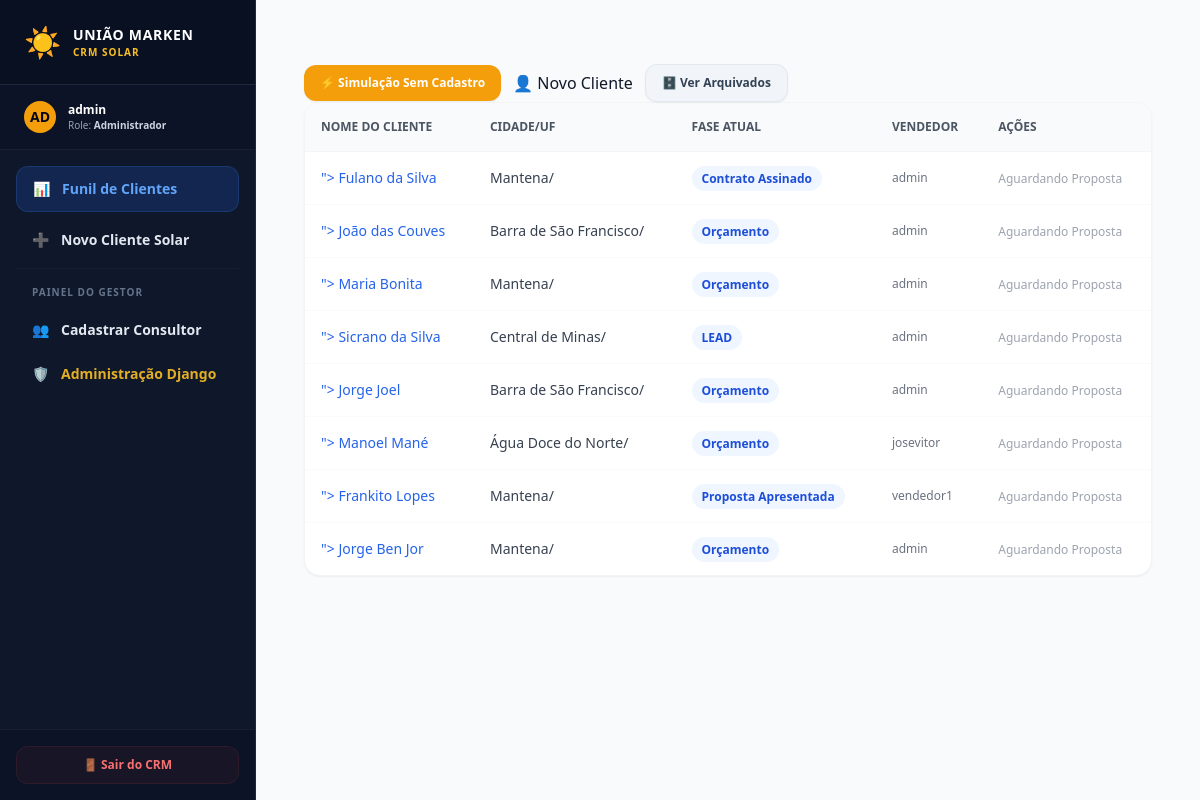
Before: /crm/clientes/ (signed in) with the older database file.
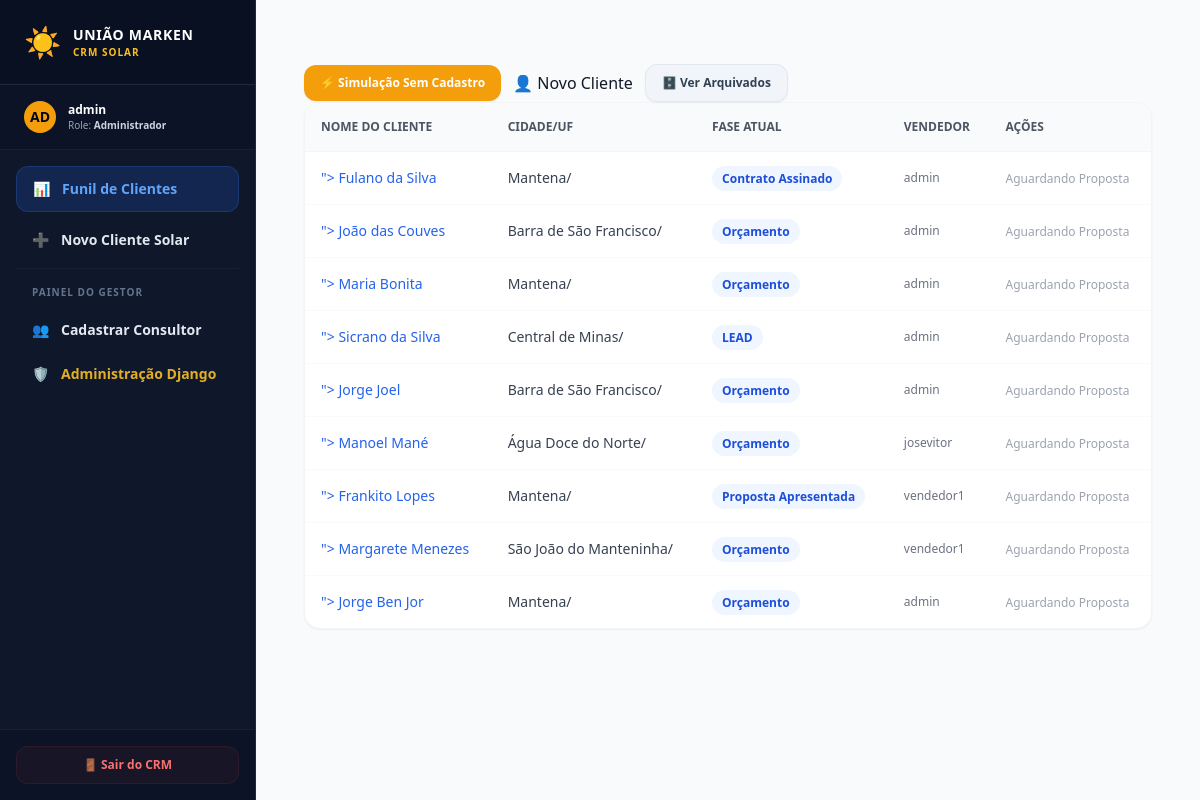
After: the same page with the newer database file.
### apps/crm/models.py (models this page shows, shortened)
class Cliente(models.Model):
    vendedor = models.ForeignKey(CustomUser, on_delete=models.SET_NULL, null=True, related_name='clientes')
    nome = models.CharField(max_length=255)
    cpf_cnpj = models.CharField(max_length=18, unique=True)
    telefone = models.CharField(max_length=20)
    email = models.EmailField(blank=True, null=True)
    cep = models.CharField(max_length=9)
    endereco = models.CharField(max_length=255)
    numero = models.CharField(max_length=20)
    bairro = models.CharField(max_length=100)
    cidade = models.CharField(max_length=100)
    estado = models.CharField(max_length=2)
    tipo_estrutura = models.CharField(max_length=50, choices=TipoEstrutura.choices, default=TipoEstrutura.COLONIAL)
    fase_atual = models.CharField(max_length=20, choices=FaseProcesso.choices, default=FaseProcesso.ORCAMENTO)
    criado_em = models.DateTimeField(auto_now_add=True)
    consumo_kwh = models.PositiveIntegerField(default=0, help_text="Consumo atual do cliente (ex: 1000 kWh)")
    producao_estimada_kwh = models.PositiveIntegerField(default=0, help_text="Produção estimada que o cliente quer para a usina (ex: 1500 kWh)")
    potencia_painel = models.PositiveIntegerField(default=550, help_text="Potência dos painéis/placas em Watts (ex: 550)")
    marca_inversor = models.CharField(max_length=100, blank=True, null=True, help_text="Marca do inversor que será usado")
    potencia_usina = models.DecimalField(max_digits=6, decimal_places=2, default=0.00, help_text="Calculado: Potência total da usina em kWp")
    qtd_modulos = models.PositiveIntegerField(default=0, help_text="Calculado: Quantidade de placas")
    valor_investimento = models.DecimalField(max_digits=10, decimal_places=2, default=0.00, help_text="Calculado: Preço final do projeto")
    is_active = models.BooleanField(
        default=True,
        help_text="Define se o cliente está ativo no sistema (Soft Delete)"
    )

### apps/users/models.py (models this page shows, shortened)
class CustomUser(AbstractUser):
    class Role(models.TextChoices):
        ADMIN = 'ADMIN', 'Administrador'
        VENDEDOR = 'VENDEDOR', 'Vendedor'
    role = models.CharField(max_length=20, choices=Role.choices, default=Role.VENDEDOR)
    telefone = models.CharField(max_length=20, blank=True, null=True)
    is_active = models.BooleanField(default=True) # Soft Delete para Usuários
    class Meta:
        app_label = 'users'

### apps/crm/views.py (the view)
# urls.py: path('clientes/', ClienteListView.as_view(), name='cliente_list'),
class ClienteListView(SolarAccessControlMixin, ListView):
    model = Cliente
    template_name = 'crm/cliente_list.html'
    context_object_name = 'clientes'
    def get_queryset(self):
        queryset = super().get_queryset().filter(is_active=True)
        if self.request.user.role != 'ADMIN':
            queryset = queryset.filter(vendedor=self.request.user)
        return queryset

### apps/users/mixins.py (called while the page is built)
    def get_queryset(self):
        queryset = super().get_queryset()
        user = self.request.user
        if hasattr(queryset.model, 'is_active'):
            if user.role != CustomUser.Role.ADMIN:
                queryset = queryset.filter(is_active=True)
        if user.role == CustomUser.Role.VENDEDOR:
            return queryset.filter(vendedor=user)
        elif user.role == CustomUser.Role.ADMIN:
            return queryset
        return queryset.none()

### templates/crm/cliente_list.html
{% extends 'base.html' %}
{% block content %}
<div class="max-w-6xl mx-auto px-4 py-8">
    <div class="flex items-center gap-3">
        <a href="{% url 'crm:simulador_livre' %}" class="bg-amber-500 hover:bg-amber-600 text-white font-bold py-2.5 px-4 rounded-xl text-xs transition-colors shadow-sm flex items-center gap-1.5">
            ⚡ Simulação Sem Cadastro
        </a>
        <a href="{% url 'crm:cliente_create' %}" class="...">👤 Novo Cliente</a>
        <a href="{% url 'crm:cliente_inativo_list' %}" class="bg-slate-100 hover:bg-slate-200 text-slate-700 font-semibold py-2.5 px-4 rounded-xl text-xs transition-colors border border-slate-200 shadow-sm flex items-center gap-1.5">
            🗄️ Ver Arquivados
        </a>
    </div>
    <div class="bg-white rounded-2xl shadow-sm border border-gray-100 overflow-hidden">
        <table class="w-full text-left border-collapse">
            <thead>
                <tr class="bg-gray-50 border-b border-gray-100 text-gray-600 text-xs font-semibold uppercase">
                    <th class="p-4">Nome do Cliente</th>
                    <th class="p-4">Cidade/UF</th>
                    <th class="p-4">Fase Atual</th>
                    <th class="p-4">Vendedor</th>
                    <th class="p-4">Ações</th>
                </tr>
            </thead>
            <tbody class="divide-y divide-gray-50 text-sm text-gray-700">
                {% for cliente in clientes %}
                <tr class="hover:bg-gray-50/50 transition-colors">
                    <td class="p-4 font-medium text-gray-950">
                        <a href="{% url 'crm:cliente_detail' cliente.pk %}" class="text-blue-600 hover:text-blue-800" hover:underline transition-colors>">
                            {{ cliente.nome }}
                        </a>
                    </td>
                    <td class="p-4">{{ cliente.cidade }}/{{ cliente.uf }}</td>
                    <td class="p-4">
                        <span class="px-2.5 py-1 rounded-full text-xs font-semibold bg-blue-50 text-blue-700">
                            {{ cliente.get_fase_atual_display }}
                        </span>
                    </td>
                    <td class="p-4 text-xs text-gray-500">{{ cliente.vendedor.username }}</td>
                    <td class="p-4">
                        <span class="text-gray-400 text-xs">Aguardando Proposta</span>
                    </td>
                </tr>
                {% empty %}
                <tr>
                    <td colspan="5" class="p-8 text-center text-gray-400 italic">
                        Nenhum cliente cadastrado por enquanto.
                    </td>
                </tr>
                {% endfor %}
            </tbody>
        </table>
    </div>
</div>
{% endblock %}

Changed rows visible on the page:
now on this page (row edited): Cliente: nome "Margarete Menezes", cidade "São João do Manteninha", fase_atual "Orçamento", vendedor.username "vendedor1"
